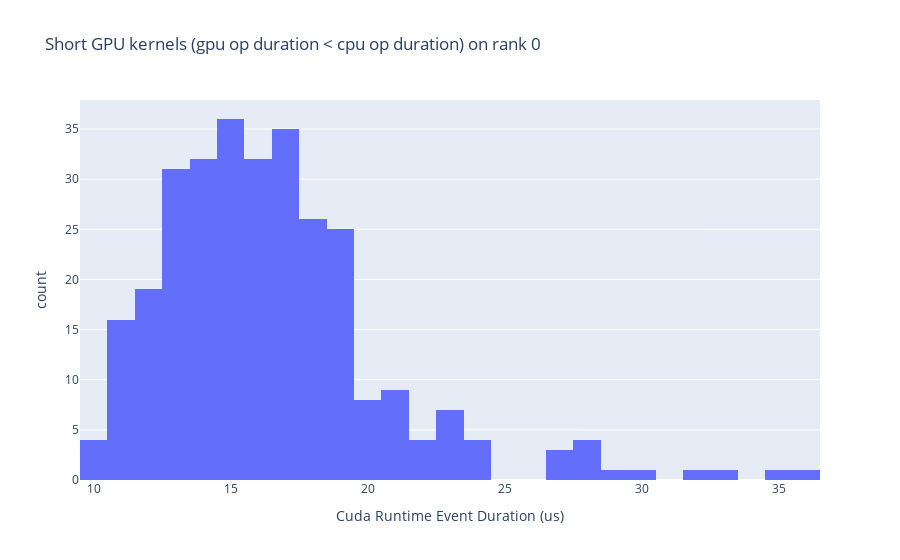
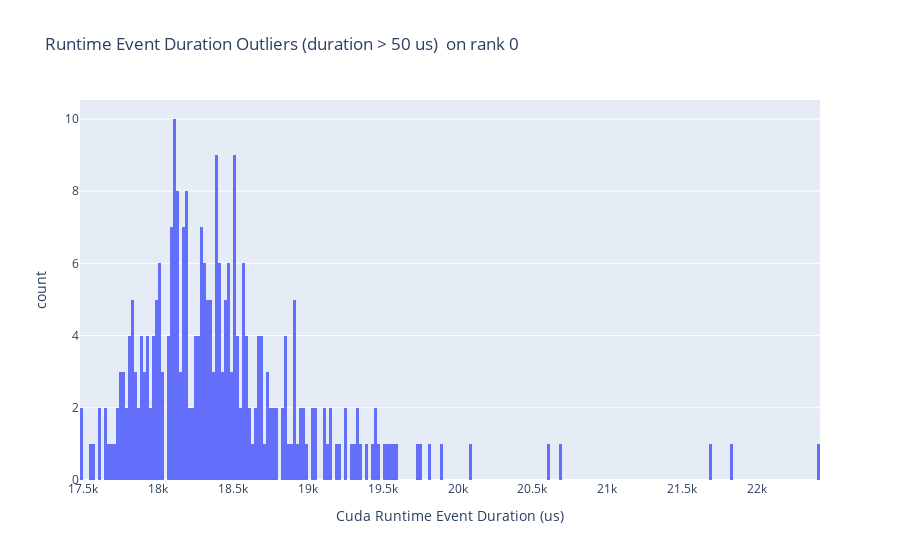
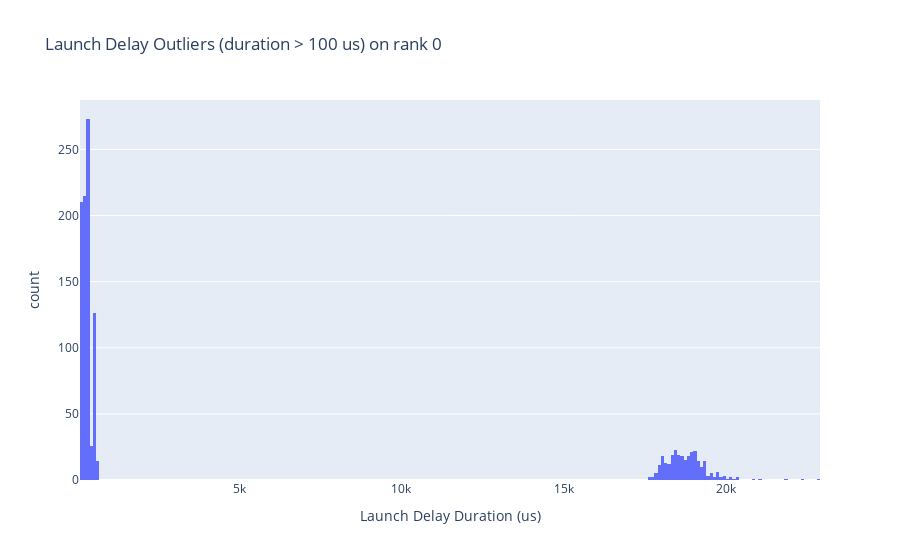

Source (notebook cell) for these figures, in order:
### Code cell
# CUDA kernel launch statistics
cuda_kernel_launch_stats = analyzer.get_cuda_kernel_launch_stats()
print(cuda_kernel_launch_stats)

### Figure 1 — Plotly figure (JSON) as saved in the notebook; plotly's stock layout.template omitted (floating-point values rounded to 4 significant figures; data arrays with more than 128 entries replaced by an {"elided": "..."} marker saying what was removed)
{"data": [{"alignmentgroup": "True", "bingroup": "x", "hovertemplate": "Cuda Runtime Event Duration (us)=%{x}<br>count=%{y}<extra></extra>", "legendgroup": "", "marker": {"color": "#636efa", "pattern": {"shape": ""}}, "name": "", "offsetgroup": "", "orientation": "v", "showlegend": false, "type": "histogram", "x": {"elided": "301 int values"}, "xaxis": "x", "yaxis": "y"}], "layout": {"autosize": true, "barmode": "relative", "legend": {"tracegroupgap": 0}, "title": {"text": "Short GPU kernels (gpu op duration < cpu op duration) on rank 0"}, "xaxis": {"anchor": "y", "autorange": true, "domain": [0, 1], "range": [9.5, 36.5], "title": {"text": "Cuda Runtime Event Duration (us)"}, "type": "linear"}, "yaxis": {"anchor": "x", "autorange": true, "domain": [0, 1], "range": [0, 37.89], "title": {"text": "count"}}}}

### Figure 2 — Plotly figure (JSON) as saved in the notebook; plotly's stock layout.template omitted (floating-point values rounded to 4 significant figures; data arrays with more than 128 entries replaced by an {"elided": "..."} marker saying what was removed)
{"data": [{"alignmentgroup": "True", "bingroup": "x", "hovertemplate": "Cuda Runtime Event Duration (us)=%{x}<br>count=%{y}<extra></extra>", "legendgroup": "", "marker": {"color": "#636efa", "pattern": {"shape": ""}}, "name": "", "nbinsx": 300, "offsetgroup": "", "orientation": "v", "showlegend": false, "type": "histogram", "x": {"elided": "288 int values"}, "xaxis": "x", "yaxis": "y"}], "layout": {"autosize": true, "barmode": "relative", "legend": {"tracegroupgap": 0}, "title": {"text": "Runtime Event Duration Outliers (duration > 50 us)  on rank 0"}, "xaxis": {"anchor": "y", "autorange": true, "domain": [0, 1], "range": [17480.0, 22420.0], "title": {"text": "Cuda Runtime Event Duration (us)"}, "type": "linear"}, "yaxis": {"anchor": "x", "autorange": true, "domain": [0, 1], "range": [0, 10.53], "title": {"text": "count"}}}}

### Figure 3 — Plotly figure (JSON) as saved in the notebook; plotly's stock layout.template omitted (floating-point values rounded to 4 significant figures; data arrays with more than 128 entries replaced by an {"elided": "..."} marker saying what was removed)
{"data": [{"alignmentgroup": "True", "bingroup": "x", "hovertemplate": "Launch Delay Duration (us)=%{x}<br>count=%{y}<extra></extra>", "legendgroup": "", "marker": {"color": "#636efa", "pattern": {"shape": ""}}, "name": "", "nbinsx": 300, "offsetgroup": "", "orientation": "v", "showlegend": false, "type": "histogram", "x": {"elided": "1152 int values"}, "xaxis": "x", "yaxis": "y"}], "layout": {"autosize": true, "barmode": "relative", "legend": {"tracegroupgap": 0}, "title": {"text": "Launch Delay Outliers (duration > 100 us) on rank 0"}, "xaxis": {"anchor": "y", "autorange": true, "domain": [0, 1], "range": [99.5, 22900.0], "title": {"text": "Launch Delay Duration (us)"}, "type": "linear"}, "yaxis": {"anchor": "x", "autorange": true, "domain": [0, 1], "range": [0, 287.4], "title": {"text": "count"}}}}
